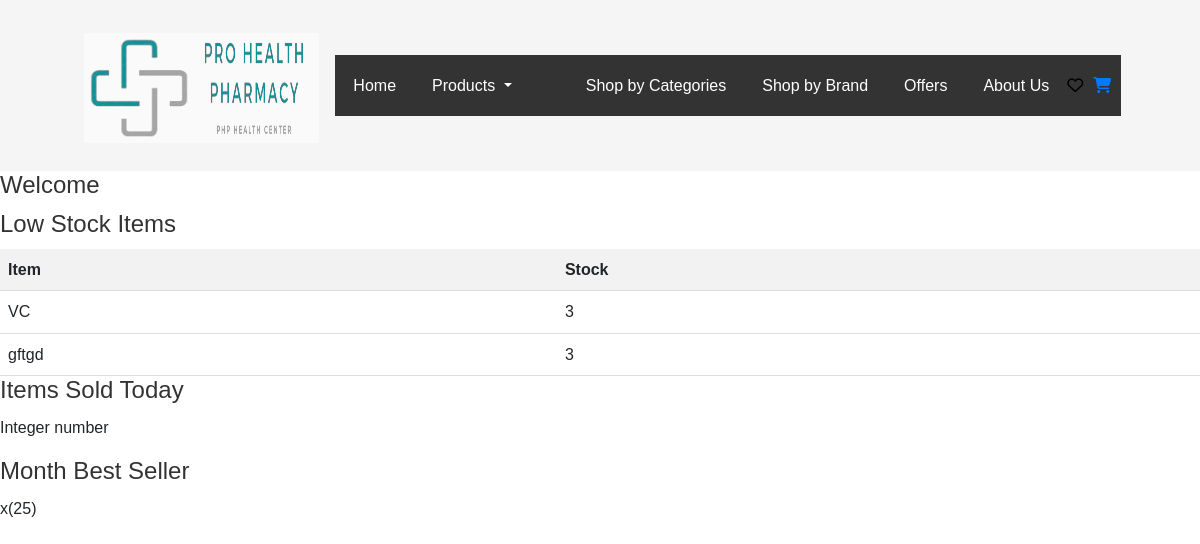
The app's page /Interface/HomePageAdmin.php with its own data.
### Interface/HomePageAdmin.php (the view, shortened to what this page needs)
<?php
include '../header.php';
include '../Connection/init.php';
$stmt = $db->prepare("SELECT * FROM `product data`");
$stmt->execute();
$products = $stmt->fetchAll(PDO::FETCH_ASSOC);
$lowestQuantity = 20;
foreach ($products as $product) {
    if ($product['Quantity'] < $lowestQuantity) {
        $lowestQuantity = $product['Quantity'];
    }
}
?>
<!DOCTYPE html>
<html lang="en">
<head>
    <link rel="stylesheet" href="styles.css">
    <link rel="stylesheet" href="../css/Admin.css">
</head>
<body>
    <h1>Welcome <?php echo $_SESSION['un']; ?></h1>
    <h1>Low Stock Items</h1>
    <?php if (!empty($products)) { ?>
        <table>
            <thead>
                <tr>
                    <th>Item</th>
                    <th>Stock</th>
                </tr>
            </thead>
            <tbody>
                <?php foreach ($products as $product) { ?>
                    <?php if ($product['Quantity'] == $lowestQuantity) { ?>
                        <tr>
                            <td><?php echo $product['Name']; ?></td>
                            <td><?php echo $product['Quantity']; ?></td>
                        </tr>
                    <?php } ?>
                <?php } ?>
            </tbody>
        </table>
    <?php } else { ?>
        <p>No products found.</p>
    <?php } ?>
    <h1>Items Sold Today</h1>
    <p>Integer number</p>
    <h1>Month Best Seller</h1>
    <p>x(25)</p>
</body>
</html>

### css/main.css (style rules this page uses)
* { box-sizing: border-box; }

### css/Admin.css (style rules this page uses)
body { font-family: Arial, sans-serif; line-height: 1.6; }
h1 { font-size: 24px; color: #333; margin-bottom: 10px; }
table { width: 100%; border-collapse: collapse; }
th, td { padding: 8px; text-align: left; border-bottom: 1px solid #ddd; }
th { background-color: #f2f2f2; font-weight: bold; }

### Interface/HomePageAdmin.php (style rules this page uses)
body { background-image: url("../images/b1.jpg"); background-repeat: no-repeat; background-size: cover; }

### records on screen
product data: Name "VC", Quantity "3"
product data: Name "gftgd", Quantity "3"
